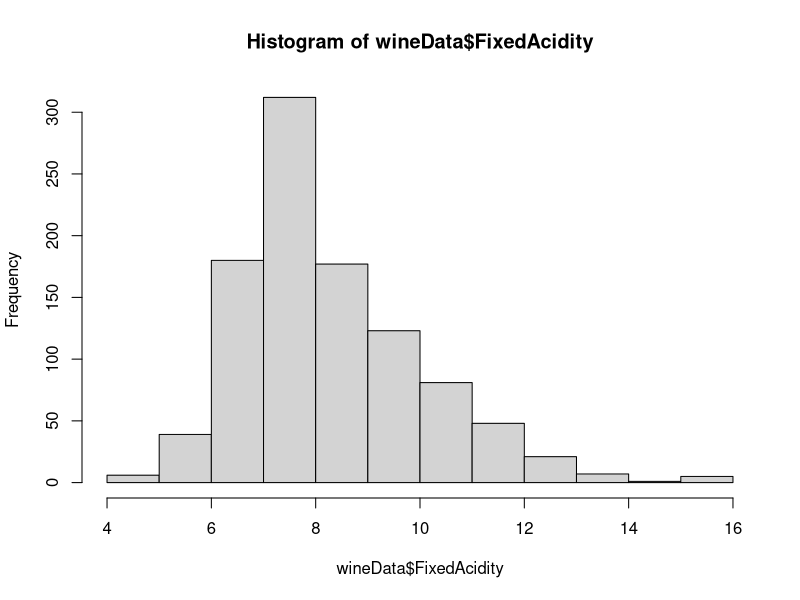
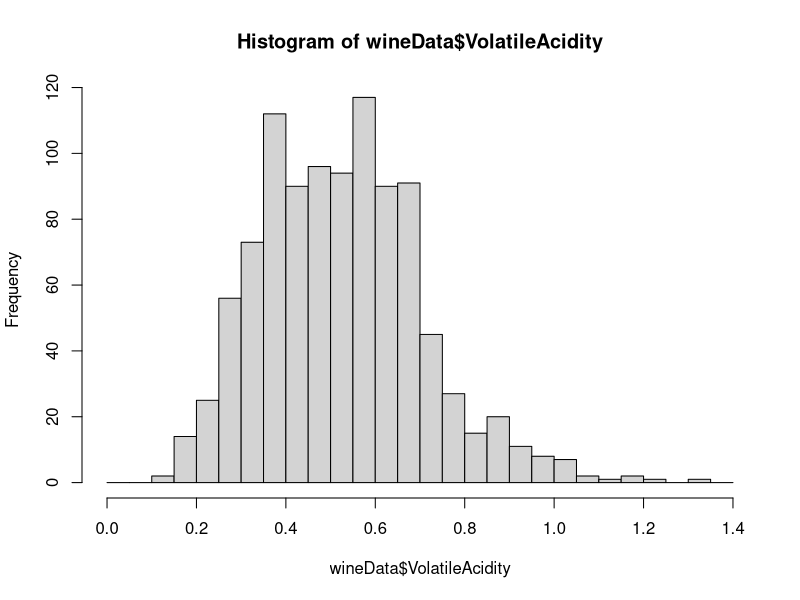
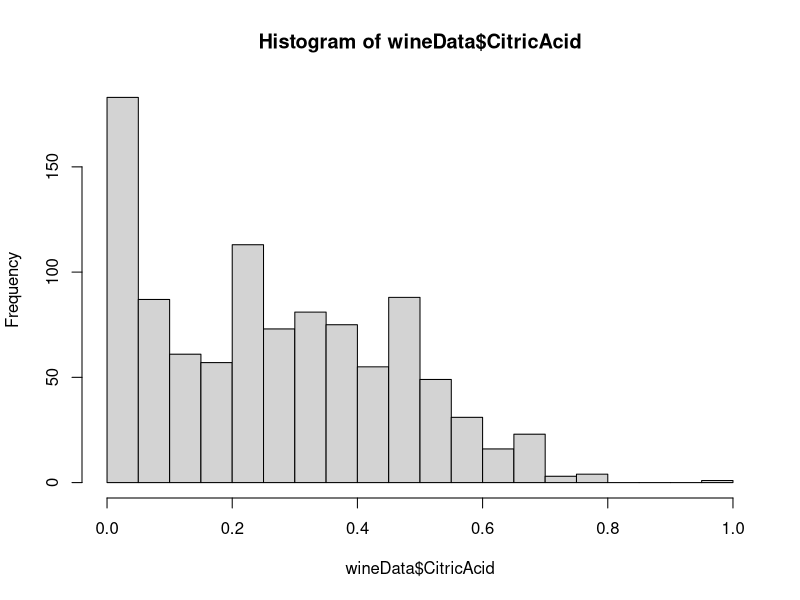
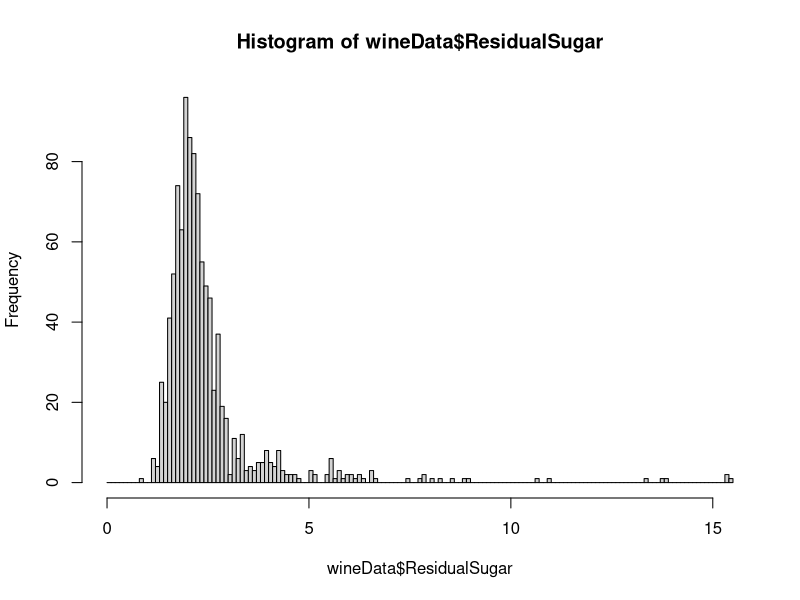
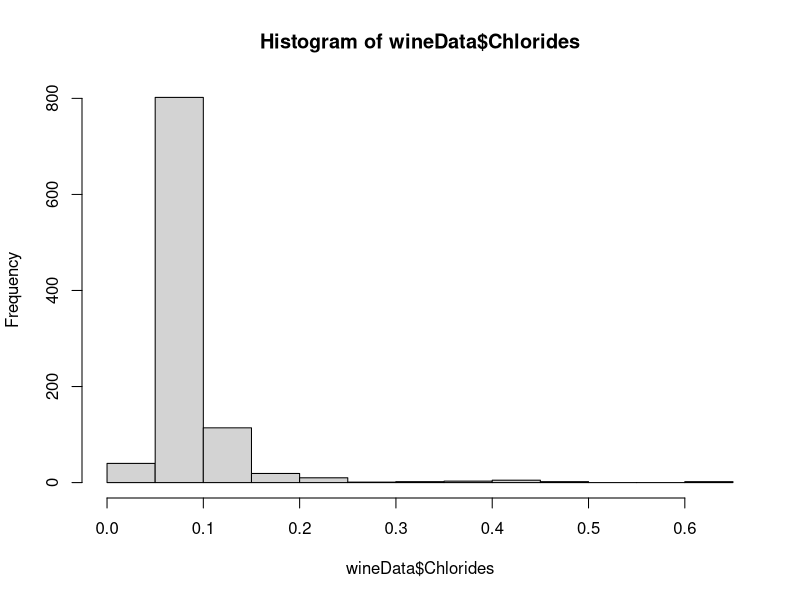
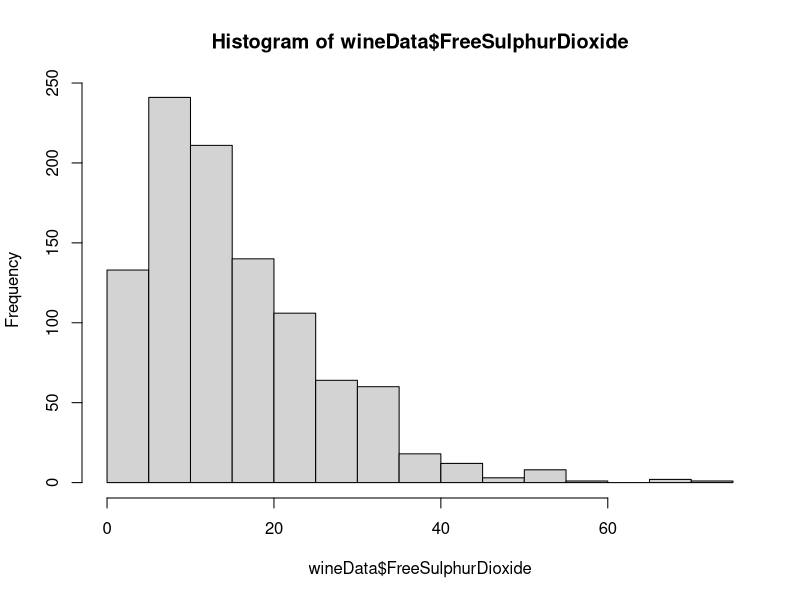
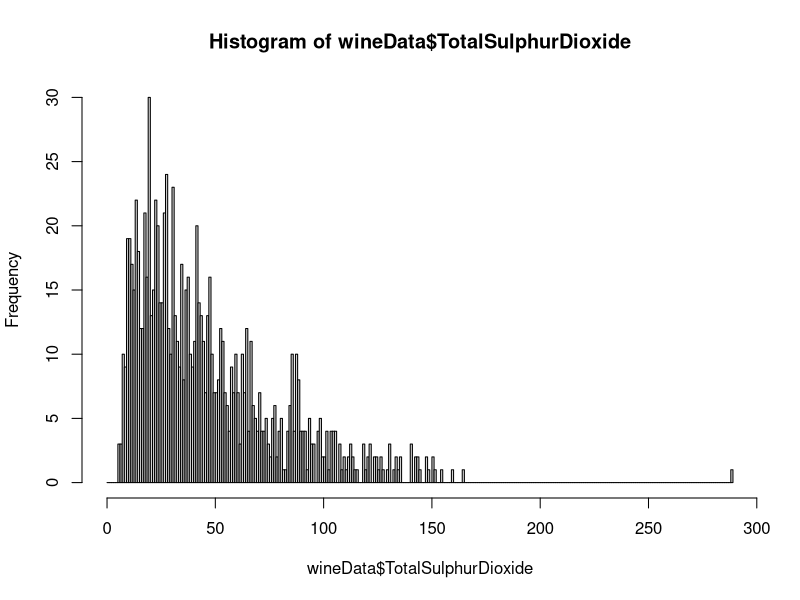
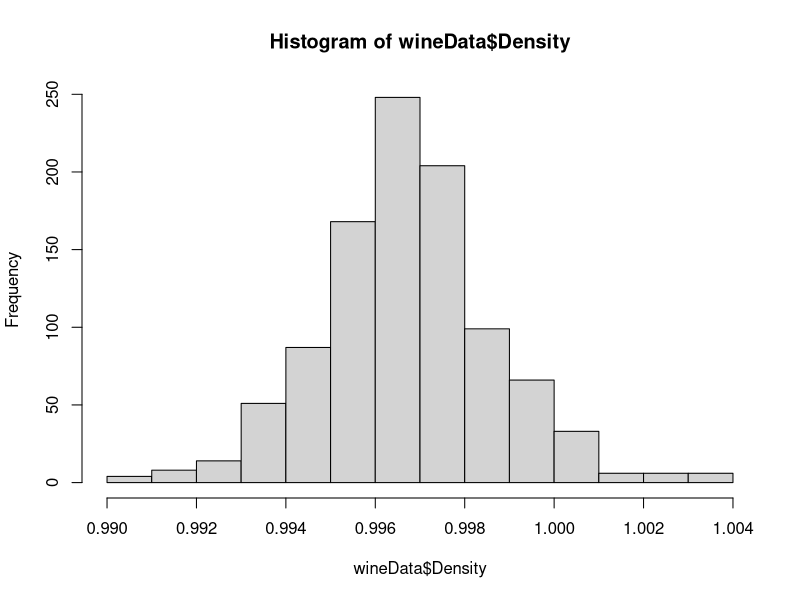

Write R code to recreate these figures, in order.
# Read the data from file
wineData <- read.csv("assign1_WineData.csv", header = TRUE)

# Dimension of the dataset 
dim(wineData)

# Labels of the data 
names(wineData)

# structure of data, type of each label
str(wineData)

# To view the first few data
head(wineData)

# To view the last few data
tail(wineData)

# To get the summary stastic of the data
summary(wineData)

# Look at histogram
hist(wineData$FixedAcidity)
hist(wineData$VolatileAcidity, breaks = seq(0, 1.4, by=0.05))
# seems to have a outliers at 1.0
hist(wineData$CitricAcid, breaks = seq(0,1, by = 0.05)) 

# most of the points are around 0 to 10.
# Beyond 10 seems to be candidate of outliers
hist(wineData$ResidualSugar, breaks= seq(0, 15.5, by=0.1))

hist(wineData$Chlorides)

hist(wineData$FreeSulphurDioxide)

# seems to have a outliers at farend
hist(wineData$TotalSulphurDioxide, breaks= seq(0, 289, by=1.0))

hist(wineData$Density)

# at both end seems to be outliers
hist(wineData$pH, breaks = seq(2.74, 4.01, by=0.01))

# at the farend seems to be outliers
hist(wineData$Sulphates, breaks = seq(0.37, 2.0, by = 0.01))

# at the farend seems to be outliers
hist(wineData$Alcohol, breaks = seq(8.4, 14.9, by = 0.1))

hist(wineData$Quality, breaks = seq(3, 8, by=1))
# By looking at the histogram, most of the data seems to have some outliers
# that may affect the result later on. The next section will be using boxplot
# to have a closer look the data for examing outliers.


# Indeed there is some outliers in FixedAcidity, I then generate a subset to reduce the subset
# in case I need these data
boxplot(wineData$FixedAcidity, horizontal = TRUE)
subFixedAcidity =wineData$FixedAcidity[wineData$FixedAcidity < 12.3]
boxplot(subFixedAcidity, horizontal = TRUE)

# The same apply to volatile acidity, outliers are presented
boxplot(wineData$VolatileAcidity, horizontal = TRUE)
subVolatitleAcidity = wineData$VolatileAcidity[wineData$VolatileAcidity < 1.1]
boxplot(subFixedAcidity, horizontal = TRUE)

# The same apply to citric acid, outliers are presented
boxplot(wineData$CitricAcid, horizontal = TRUE)
subCitricAcid = wineData$CitricAcid[wineData$CitricAcid < 0.9]
boxplot(subCitricAcid)

# in the case for residual sugar, a lot more outliers are presented
boxplot(wineData$ResidualSugar, horizontal = TRUE)
subResidualSugar = wineData$ResidualSugar[wineData$ResidualSugar < 4]
boxplot(subResidualSugar)

# in the case for chlorides, a lot more outliers are presented
boxplot(wineData$Chlorides, horizontal = TRUE)
subChlorides = wineData$Chlorides[wineData$Chlorides < 0.13]
boxplot(subChlorides, horizontal = TRUE)

# outliers are presented too
boxplot(wineData$FreeSulphurDioxide, horizontal = TRUE)
subChlorides = wineData$FreeSulphurDioxide[wineData$FreeSulphurDioxide < 42]
boxplot(subChlorides)

# outliers are presented too
boxplot(wineData$TotalSulphurDioxide, horizontal = TRUE)
subTotalSulphurDioxide = wineData$TotalSulphurDioxide[wineData$TotalSulphurDioxide < 125]
boxplot(subTotalSulphurDioxide)

# in the case of density, outliers are presented at both ends
# which is what I did not observed from the histogram
boxplot(wineData$Density, horizontal = TRUE)
subDensity = wineData$Density[wineData$Density > 0.992 & wineData$Density < 1.001] 
boxplot(subDensity, horizontal = TRUE)

# in the case of pH levelm outliers are presented at both ends
# which is what I observed from histogram
# also, the subset does not look useful
boxplot(wineData$pH, horizontal = TRUE)
subpH = wineData$pH[wineData$pH > 2.95 & wineData$pH < 3.65]
boxplot(subpH)

# outliers are at right end
boxplot(wineData$Sulphates, horizontal = TRUE)
subSulphates = wineData$Sulphates[wineData$Sulphates < 1.0]
boxplot(subSulphates)

# outliers are the the right end
boxplot(wineData$Alcohol, horizontal = TRUE)
subAlcohol = wineData$Alcohol[wineData$Alcohol < 13.3]
boxplot(subAlcohol)

# although two outlier at each end, they seems to be resonable 
# due to previous outliers which may generate very high and very low
# quality wines, not confirm yet
boxplot(wineData$Quality, horizontal = TRUE)
subQuality = wineData$Quality[wineData$Quality > 3 & wineData$Quality < 8]
boxplot(subQuality)

# Next I look at the correlation of the data
cor(wineData)
library(corrplot)
corrplot.mixed(cor(wineData))

# From the correlation data, quality seems to have a strong correlation with alcohol level
# follow by volatile acidity level. Quality seems to have some correlation with the rest of 
# the vairable not as strong though. 
# However, fixed acidity level seems to have strong linear correlation with citric acid,
# density, pH level. Also, volatitle acidity has strong linear correlation with citric acid.
# Citric acid has strong linear correlation with pH level.
# These indicates that some of the variable may need to be removed in the furture analysis.


# look at the plot of all data in pairs to confirm the previous correlation.
# I notice a strange relation about quality with other variable 
# They seems to be discrete value lying on the plot.
pairs(wineData, pch = 18)


# Initial analysis of data
lmfit1 = lm(Quality ~ ., data = wineData)
summary(lmfit1)
# Initial summary indicate that the Residual standard error being 0.6584 on a degree of freedom
# of 988. This residual standard error seems to be pretty good.
# However, the Multiple R-square only being 0.348 and adjusted R-square being 0.3407 which
# indicate that the variance explained are pretty low being 35%.
# The least significant variable seems to be Fixed Acidity having the p-value of 0.791192

# Remove fixed acidity
lmfit2 = update(lmfit1, ~.- FixedAcidity, data=wineData)
summary(lmfit2)
# Adjusted R-square does improve but not by a lot. 
# Current Adjusted R-square is 0.3413.
# At this point, summary indicates that the least significant variable to be
# Citric Acid with a p-value of 0.754303 and this variable is the next to be removed

# Remove Citric Acid
lmfit3 = update(lmfit2, ~.- CitricAcid, data=wineData)
summary(lmfit3)
# Adjusted R-square improve to 0.3419
# At this point, the least significant variable is ResidualSugar which has a 
# p-value of 0.331627

# Remove Residual Sugar
lmfit4 = update(lmfit3, ~. - ResidualSugar, data=wineData)
summary(lmfit4)
# Adjusted R-square improve to 0.342
# At this point, improvement are so much.
# Least significant variable is density with p-vaule of 0.483177
# I will try to remove some more and see what happens

# Remove density
lmfit5 = update(lmfit4, ~. - Density, data=wineData)
summary(lmfit5)
# Adjusted R-square improve to 0.3423
# A better improvement than last time
# Least significant variable is free sulphur dioxide with a 
# p-value of 0.044441 which is not bad, still I will try to remove it
# from the model

# Remove free sulphur dioxide
lmfit6 = update(lmfit5, ~. - FreeSulphurDioxide, data=wineData)
summary(lmfit6)
# By removing free sulphur dioxide, the Adjusted R-square actually
# decrease which is a bad sign meaning that I should not have removed
# free sulphur dioxide from the model.

# Next Step, I will use lmfit5 as my model and try to look for non-linear relation
# in the model
plot(wineData$VolatileAcidity, wineData$Quality)
plot(wineData$Chlorides, wineData$Quality)
plot(wineData$FreeSulphurDioxide, wineData$Quality)
plot(wineData$TotalSulphurDioxide, wineData$Quality)
plot(wineData$pH, wineData$Quality)
plot(wineData$Sulphates, wineData$Quality)
plot(wineData$Alcohol, wineData$Quality)

# I look at the plot from sulphate against quality 
# and think that the suqare plot would fit more
lmfit7 = update(lmfit5, ~ .+ I(Sulphates^(1/2)), data=wineData)
summary(lmfit7)

# Again, I think the square root plot would fit more
lmfit8 = update(lmfit7, ~ .+ I(pH^(1/2)), data=wineData)
summary(lmfit8)
# current adjusted R-square = 0.3693

# Remove outliers and high leverage points
cd = cooks.distance(lmfit8)
wineData.clean = wineData[abs(cd) < 4/nrow(wineData),]
nrow(wineData.clean)

# Fit the model again with the clean dataset
lmfit = lm(formula(lmfit8), data=wineData.clean)
formula(lmfit)
summary(lmfit)
# Final adjust R-square = 0.4407 
# Before outliers and high leverage point remove is it 0.3793 
plot(lmfit)


# ---------------- Second Question -------------------------
# Clear all data
rm(list=ls())

CarData <- read.csv("assign1_CarData.csv", header = TRUE)

dim(CarData)
names(CarData)
str(CarData)
# mpg = miles per gallon
head(CarData)
tail(CarData)
summary(CarData)

# Look at the histogram
# cylinder has extreme low value for 3 and 5
hist(CarData$cylinders, breaks = seq(2, 8, by = 1))

hist(CarData$displacement)

# some extreme value at right end, may be outliers
hist(CarData$horsepower, breaks = seq(45, 230, by = 1))

# Most of the points on weight are evently distribute
hist(CarData$weight, breaks = seq(1648, 5140, by = 1))

# Some extreme value at both ends, may be outliers
hist(CarData$acceleration, breaks = seq(7, 23.7, by = 0.1))

hist(CarData$mpg)

# Using box plot to check outliers
boxplot(CarData$cylinders, horizontal = TRUE)

boxplot(CarData$displacement, horizontal = TRUE)

# indeed outliers present
boxplot(CarData$horsepower, horizontal = TRUE)

boxplot(CarData$weight, horizontal = TRUE)

# indeed outliers present at both end
boxplot(CarData$acceleration, horizontal = TRUE)

boxplot(CarData$mpg, horizontal = TRUE)


# Next , I look at the correlation of the data
cor(CarData)
library(corrplot)
corrplot.mixed(cor(CarData))

# mpg has strong linear correlation with weight, displacement, cylinders and horsepower
# mpg also has linear correlation with acceleration though not so strong when compare
# to other variable
# In fact, all variable has a relative strong linear correlation with all other variable
# except acceleration.
# Though there is linear correlation between acceleration with other variable
# but so so strong when compare to others.
# It seems that acceleration would be the first to be removed from the model.

# from the pairs data, I observed that cylinders plot against other variable
# has a strange shape. seems discrete value rather.
# Linear line is able to fit, still need to take note of this.
pairs(CarData, pch = 18)


# Initial analysis of data
lmfit1 = lm(mpg ~ ., data = CarData)
summary(lmfit1)
# Residual standard error = 4.273
# degree of freedom = 294
# Multiple R-square = 0.7166
# Adjusted R-square = 0.7118
# The summary show that acceleration is indeed the least significant variable 
# p-value of acceleration = 0.8213
# However, cylinders has to be the next least significant variable, I suspect
# this is due to the shape from the plot of it against variable

# Remove acceleration from model
lmfit2 = update(lmfit1, ~. - acceleration, data=CarData)
summary(lmfit2)
# Adjusted R-square = 0.7127
# Adjusted R-square actually increase but not a lot.
# Also, cylinders now become the least significant variable
# cylinders p-value actually increase indicating that the present of
# acceleration reduce the effect of cylinders to model.
# Notice that the p-value of horsepower actually decrease, the presents of 
# acceleration increase the p-value of horsepower.

# Remove cylinders from model
lmfit3 = update(lmfit2, ~. - cylinders, data=CarData)
summary(lmfit3)
# By removing acceleration adjusted R-square did improve.
# Adjusted R-square = 0.7134
# But by much, at this point the displacement is least significant variable
# p-value = 0.2179
# Looking the the model with degrees of freedom of 296.
# I don't think I should contiune to remove displacement
# But no harm trying. So the next step I will remove it anyway to see

# Remove displacement from model
lmfit4 = update(lmfit3, ~ . - displacement, data=CarData)
summary(lmfit4)
# Indeed, after displacement is removed. Adjusted R-square decrease.
# Adjusted R-square = 0.7129
# So for the following, I will be using lmfit3 as the model to carry on.

# At this point, I would like to look at the graph and find if there exists 
# any non-linear relation
formula(lmfit3)
plot(CarData$displacement, CarData$mpg)
plot(CarData$horsepower, CarData$mpg)
plot(CarData$weight, CarData$mpg)
# In fact, from the plot I think all the reminding three variable seems 
# to have some non-linear relation with mpg.
# With displacement the strongest, follow by horsepower and weight.

lmfit5 = update(lmfit3, ~ . + displacement:horsepower, data=CarData)
summary(lmfit5)

lmfit6 = update(lmfit5, ~ . + displacement:weight, data=CarData)
summary(lmfit6)

lmfit7 = update(lmfit6, ~ . + horsepower:weight, data=CarData)
summary(lmfit7)
# For lmfit5, lmfit6 and lmfit7. By looking at the plot from previous section and 
# the corrplot displacement horsepower and weight they all have high linear relation with each other
# and from the plot, I think there are some non-linear relation with each of these three variable
# Hence I added them to the model

# Remove outliers and high leverage points
cd = cooks.distance(lmfit7)
CarData.clean = CarData[abs(cd) < 4/nrow(CarData),]
nrow(CarData.clean)

# Fit the model again with clean dataset
lmfit = lm(formula(lmfit7), data=CarData.clean)

summary(lmfit)
# Final Adjust R-square = 0.8323
# Before outliers and high leverage points remove is 0.7654

plot(lmfit)